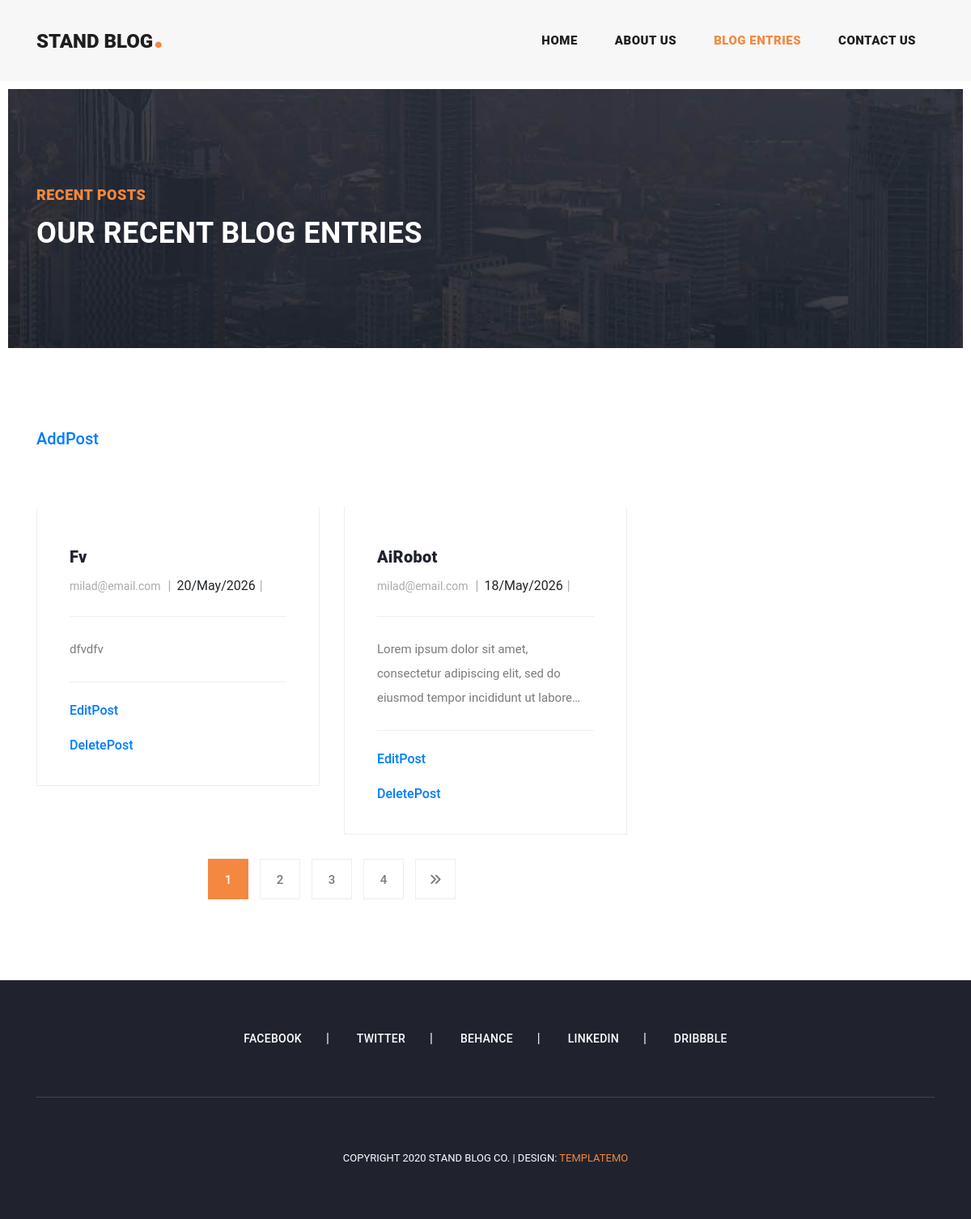
The page /blog/post/ (signed in) on the database as committed earlier.
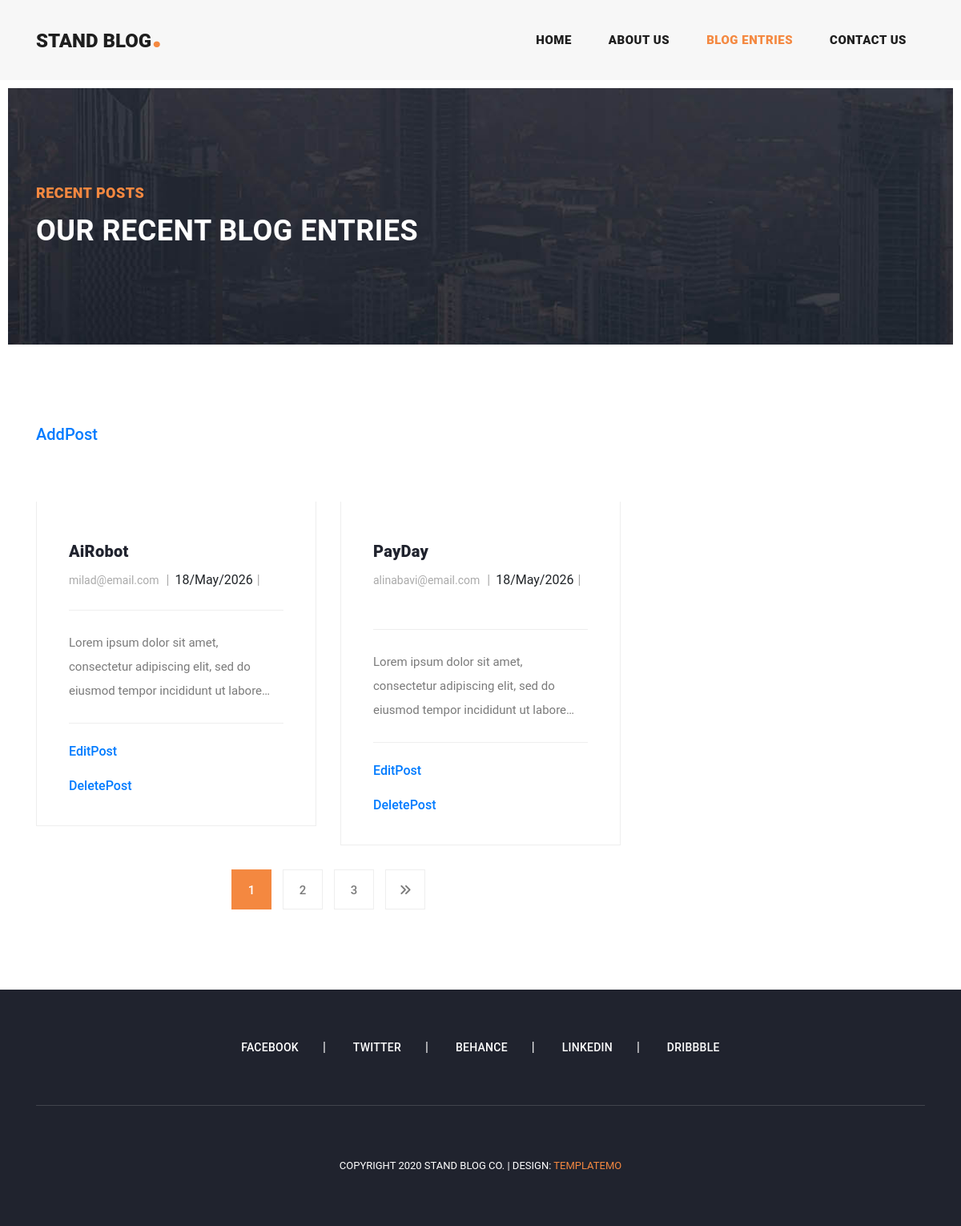
The same page on the database as committed later.
### blog_app/models.py (models this page shows, shortened)
class Post(models.Model):
    author = models.ForeignKey(User, on_delete=models.CASCADE)
    category = models.ForeignKey('Category', on_delete=models.SET_NULL, null=True)
    title = models.CharField(max_length=200)
    image = models.ImageField(blank=True, null=True)
    content = models.TextField()
    status = models.BooleanField(default=False)
    created_date = models.DateTimeField(auto_now_add=True)
    updated_date = models.DateTimeField(auto_now=True)
    published_date = models.DateTimeField()
    slug = models.SlugField(unique=True, blank=True, allow_unicode=True, null=True)
    def get_absolute_url(self):
        return reverse("blog_app:post-detail", kwargs={"slug": self.slug})

### accounts_app/models.py (models this page shows, shortened)
class User(AbstractBaseUser, PermissionsMixin):
    email = models.EmailField(unique=True, max_length=255)
    is_superuser = models.BooleanField(default=False)
    is_active = models.BooleanField(default=True)
    is_staff = models.BooleanField(default=False)
    first_name = models.CharField(max_length=100)
    USERNAME_FIELD = 'email'
    REQUIRED_FIELDS = []
    create_date = models.DateTimeField(auto_now_add=True)
    update_date = models.DateTimeField(auto_now=True)
    objects = UserManager()

### blog_app/views.py (the view)
# urls.py: path('post/', views.PostListView.as_view(), name='post-list'),
class PostListView(PermissionRequiredMixin,LoginRequiredMixin,ListView):
    permission_required = 'blog.view_post'
    queryset = Post.objects.filter(status=True).order_by('-created_date')
    context_object_name = 'posts'
    paginate_by = 2

### blog_app/templates/blog_app/post_list.html (shortened to what this page needs)
{% extends 'base.html' %}
{% load static %}
{% block content %}
    <div class="heading-page header-text">
        <section class="page-heading">
            <div class="container">
                <div class="row">
                    <div class="col-lg-12">
                        <div class="text-content">
                            <h4>Recent Posts</h4>
                            <h2>Our Recent Blog Entries</h2>
                        </div>
                    </div>
                </div>
            </div>
        </section>
    </div>
    <section class="blog-posts grid-system">
        <div class="container">
        <h5><a href="{% url 'blog_app:post-create' %}">AddPost</a></h5>
        <br>
        <br>
            <div class="row">
                <div class="col-lg-8">
                    <div class="all-blog-posts">
                        <div class="row">
                            {% for post in posts %}
                                <div class="col-lg-6">
                                    <div class="blog-post">
                                        <div class="blog-thumb">
                                        </div>
                                        <div class="down-content">
                                            <a href="{{ post.get_absolute_url }}"><h4>{{ post.title }}</h4></a>
                                            <ul class="post-info">
                                                <li>
                                                    {% if post.author.email %}
                                                        <a href="">{{ post.author.email }}</a>
                                                    {% else %}
                                                        {{ post.author.email }}
                                                    {% endif %}
                                                </li>
                                                <li>{{ post.created_date|date:"d/M/Y" }}</li>
                                            </ul>
                                            <p>{{ post.content|truncatechars:100 }}</p>
                                        <h6><a href="{% url 'blog_app:post-update' slug=post.slug %}">EditPost</a></h6>
                                        <br>
                                        <h6><a href="{% url 'blog_app:post-delete' slug=post.slug %}">DeletePost</a></h6>
                                        </div>
                                    </div>
                                </div>
                            {% endfor %}
                            <div class="col-lg-12">
                                <ul class="page-numbers">
                                    {% for num in page_obj.paginator.page_range %}
                                        {% if num == page_obj.number %}
                                            <li class="active"><a href="">{{ num }}</a></li>
                                        {% else %}
                                            <li><a href="?page={{ num }}">{{ num }}</a></li>
                                        {% endif %}
                                    {% endfor %}
                                    {% if page_obj.has_next %}
                                        <li><a href="?page={{ page_obj.next_page_number }}"><i
                                                class="fa fa-angle-double-right"></i></a></li>
                                    {% endif %}
                                </ul>
                            </div>
                        </div>
                    </div>
                </div>
                <div class="col-lg-4">
                    <div class="sidebar">
                        <div class="row">
                            <div class="col-lg-12">
                            </div>
                        </div>
                    </div>
                </div>
            </div>
        </div>
    </section>
{% endblock %}

Rows that differ between the two databases and show on the page:
removed Post: title "Fv", author.email "milad@email.com", created_date "20/May/2026", content "dfvdfv"
now on this page (row unchanged): Post: title "PayDay", author.email "alinabavi@email.com", created_date "18/May/2026", content "Lorem ipsum dolor sit amet, consectetur adipiscing elit, sed do eiusmod tempor incididunt ut labore…"
Other text that changed with them:
list line gone: "4"
